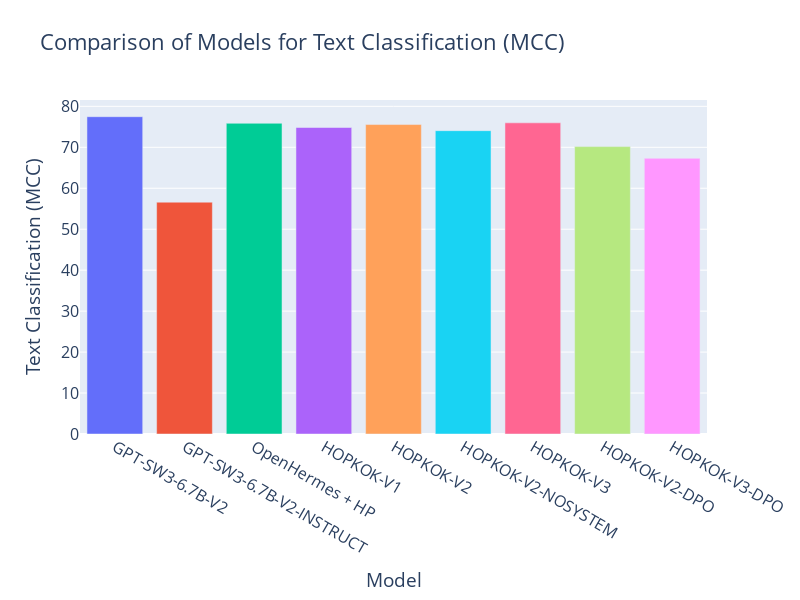
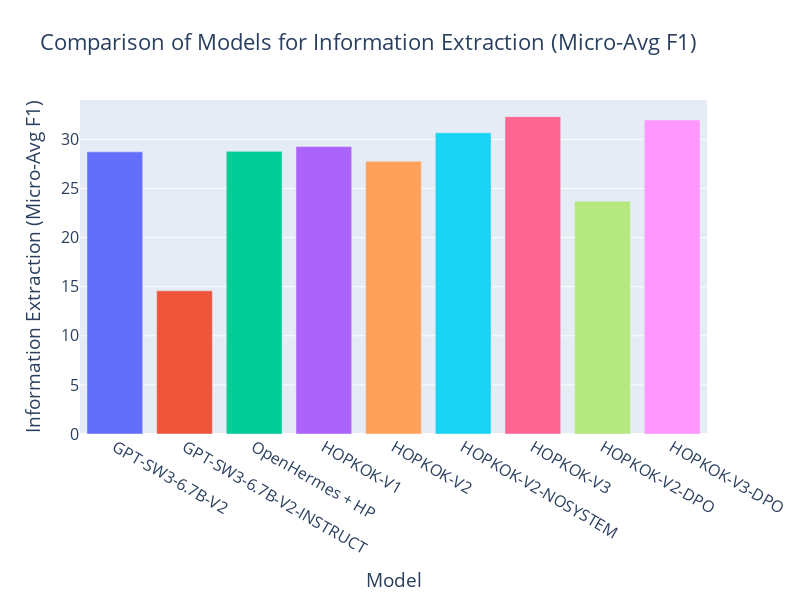
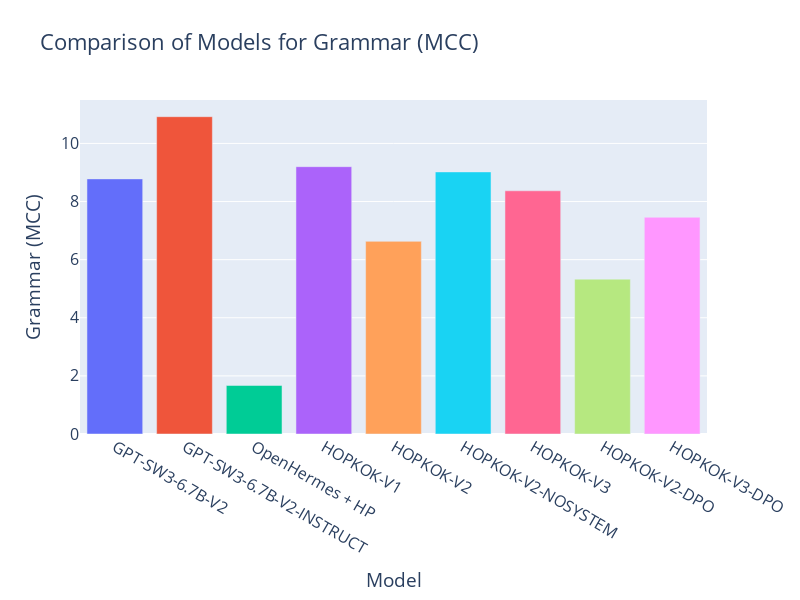
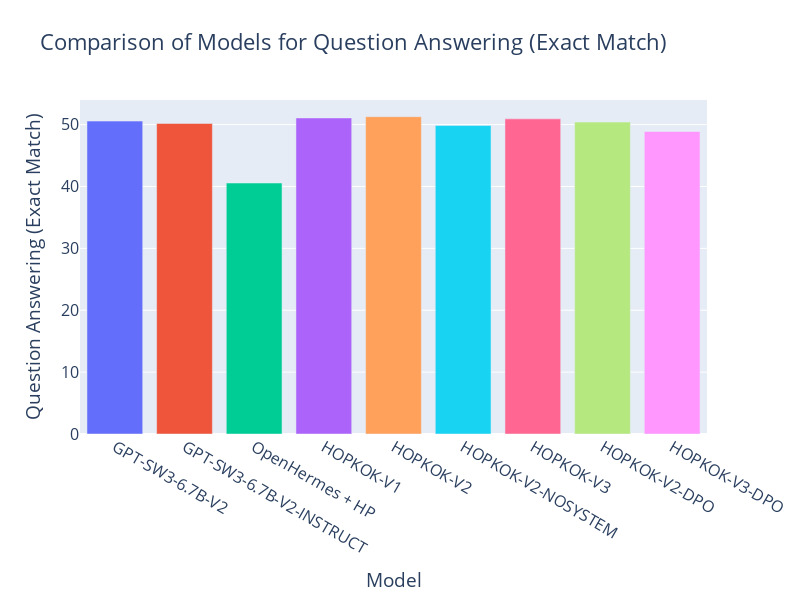

The cell these charts' notebook holds for them, in order:
### Markdown cell above
### Trying to create barcharts for ScandeVal

### Code cell
import plotly.graph_objects as go


x_list = [0, 3, 5, 7, 10, 9, 11]
list_of_models = []

for x in x_list:
    new_item = [results[x*8 + i]['Results'].values() for i in range(8)]
    new_item = [list(map(float, x)) for x in new_item]
    new_item = [x[0] for x in new_item][:-1]
    list_of_models.append(new_item)


# Define the metrics and data
metrics = ['Text Classification (MCC)', 'Information Extraction (Micro-Avg F1)', 'Grammar (MCC)', 'Question Answering (Exact Match)', 'Summarization (BERTScore)', 'Knowledge (MCC)', 'Reasoning (MCC)']


# Data for each metric
data = {
    'GPT-SW3-6.7B-V2': gptsw3_6_7b,
    'GPT-SW3-6.7B-V2-INSTRUCT': gptsw3_6_7b_instruct,
    'OpenHermes + HP': list_of_models[0],
    'HOPKOK-V1': list_of_models[1],
    'HOPKOK-V2': list_of_models[2],
    'HOPKOK-V2-NOSYSTEM': list_of_models[3],
    'HOPKOK-V3': list_of_models[4],
    'HOPKOK-V2-DPO': list_of_models[5],
    'HOPKOK-V3-DPO': list_of_models[6], 
}

# Create a bar chart for each metric
for i, metric in enumerate(metrics):
    fig = go.Figure()

    for model, values in data.items():
        fig.add_trace(go.Bar(
            x=[model],
            y=[values[i]],
            name=model
        ))

    fig.update_layout(
        title=f'Comparison of Models for {metric}',
        xaxis_title='Model',
        yaxis_title=metric,
        showlegend=False,
        width=800,
        height=600,
        font=dict(size=16),
        # margin=dict(l=80, r=80, t=100, b=80)
    )

    fig.show()

### Figure 1 — Plotly figure (JSON) as saved in the notebook; plotly's stock layout.template omitted (floating-point values rounded to 4 significant figures)
{"data": [{"name": "GPT-SW3-6.7B-V2", "type": "bar", "x": ["GPT-SW3-6.7B-V2"], "y": [77.47]}, {"name": "GPT-SW3-6.7B-V2-INSTRUCT", "type": "bar", "x": ["GPT-SW3-6.7B-V2-INSTRUCT"], "y": [56.6]}, {"name": "OpenHermes + HP", "type": "bar", "x": ["OpenHermes + HP"], "y": [75.86]}, {"name": "HOPKOK-V1", "type": "bar", "x": ["HOPKOK-V1"], "y": [74.83]}, {"name": "HOPKOK-V2", "type": "bar", "x": ["HOPKOK-V2"], "y": [75.55]}, {"name": "HOPKOK-V2-NOSYSTEM", "type": "bar", "x": ["HOPKOK-V2-NOSYSTEM"], "y": [74.06]}, {"name": "HOPKOK-V3", "type": "bar", "x": ["HOPKOK-V3"], "y": [75.97]}, {"name": "HOPKOK-V2-DPO", "type": "bar", "x": ["HOPKOK-V2-DPO"], "y": [70.17]}, {"name": "HOPKOK-V3-DPO", "type": "bar", "x": ["HOPKOK-V3-DPO"], "y": [67.31]}], "layout": {"font": {"size": 16}, "height": 600, "showlegend": false, "title": {"text": "Comparison of Models for Text Classification (MCC)"}, "width": 800, "xaxis": {"title": {"text": "Model"}}, "yaxis": {"title": {"text": "Text Classification (MCC)"}}}}

### Figure 2 — Plotly figure (JSON) as saved in the notebook; plotly's stock layout.template omitted (floating-point values rounded to 4 significant figures)
{"data": [{"name": "GPT-SW3-6.7B-V2", "type": "bar", "x": ["GPT-SW3-6.7B-V2"], "y": [28.73]}, {"name": "GPT-SW3-6.7B-V2-INSTRUCT", "type": "bar", "x": ["GPT-SW3-6.7B-V2-INSTRUCT"], "y": [14.58]}, {"name": "OpenHermes + HP", "type": "bar", "x": ["OpenHermes + HP"], "y": [28.78]}, {"name": "HOPKOK-V1", "type": "bar", "x": ["HOPKOK-V1"], "y": [29.27]}, {"name": "HOPKOK-V2", "type": "bar", "x": ["HOPKOK-V2"], "y": [27.77]}, {"name": "HOPKOK-V2-NOSYSTEM", "type": "bar", "x": ["HOPKOK-V2-NOSYSTEM"], "y": [30.67]}, {"name": "HOPKOK-V3", "type": "bar", "x": ["HOPKOK-V3"], "y": [32.31]}, {"name": "HOPKOK-V2-DPO", "type": "bar", "x": ["HOPKOK-V2-DPO"], "y": [23.71]}, {"name": "HOPKOK-V3-DPO", "type": "bar", "x": ["HOPKOK-V3-DPO"], "y": [31.97]}], "layout": {"font": {"size": 16}, "height": 600, "showlegend": false, "title": {"text": "Comparison of Models for Information Extraction (Micro-Avg F1)"}, "width": 800, "xaxis": {"title": {"text": "Model"}}, "yaxis": {"title": {"text": "Information Extraction (Micro-Avg F1)"}}}}

### Figure 3 — Plotly figure (JSON) as saved in the notebook; plotly's stock layout.template omitted (floating-point values rounded to 4 significant figures)
{"data": [{"name": "GPT-SW3-6.7B-V2", "type": "bar", "x": ["GPT-SW3-6.7B-V2"], "y": [8.78]}, {"name": "GPT-SW3-6.7B-V2-INSTRUCT", "type": "bar", "x": ["GPT-SW3-6.7B-V2-INSTRUCT"], "y": [10.92]}, {"name": "OpenHermes + HP", "type": "bar", "x": ["OpenHermes + HP"], "y": [1.67]}, {"name": "HOPKOK-V1", "type": "bar", "x": ["HOPKOK-V1"], "y": [9.2]}, {"name": "HOPKOK-V2", "type": "bar", "x": ["HOPKOK-V2"], "y": [6.63]}, {"name": "HOPKOK-V2-NOSYSTEM", "type": "bar", "x": ["HOPKOK-V2-NOSYSTEM"], "y": [9.02]}, {"name": "HOPKOK-V3", "type": "bar", "x": ["HOPKOK-V3"], "y": [8.37]}, {"name": "HOPKOK-V2-DPO", "type": "bar", "x": ["HOPKOK-V2-DPO"], "y": [5.33]}, {"name": "HOPKOK-V3-DPO", "type": "bar", "x": ["HOPKOK-V3-DPO"], "y": [7.46]}], "layout": {"font": {"size": 16}, "height": 600, "showlegend": false, "title": {"text": "Comparison of Models for Grammar (MCC)"}, "width": 800, "xaxis": {"title": {"text": "Model"}}, "yaxis": {"title": {"text": "Grammar (MCC)"}}}}

### Figure 4 — Plotly figure (JSON) as saved in the notebook; plotly's stock layout.template omitted (floating-point values rounded to 4 significant figures)
{"data": [{"name": "GPT-SW3-6.7B-V2", "type": "bar", "x": ["GPT-SW3-6.7B-V2"], "y": [50.57]}, {"name": "GPT-SW3-6.7B-V2-INSTRUCT", "type": "bar", "x": ["GPT-SW3-6.7B-V2-INSTRUCT"], "y": [50.18]}, {"name": "OpenHermes + HP", "type": "bar", "x": ["OpenHermes + HP"], "y": [40.56]}, {"name": "HOPKOK-V1", "type": "bar", "x": ["HOPKOK-V1"], "y": [51.08]}, {"name": "HOPKOK-V2", "type": "bar", "x": ["HOPKOK-V2"], "y": [51.28]}, {"name": "HOPKOK-V2-NOSYSTEM", "type": "bar", "x": ["HOPKOK-V2-NOSYSTEM"], "y": [49.86]}, {"name": "HOPKOK-V3", "type": "bar", "x": ["HOPKOK-V3"], "y": [50.93]}, {"name": "HOPKOK-V2-DPO", "type": "bar", "x": ["HOPKOK-V2-DPO"], "y": [50.42]}, {"name": "HOPKOK-V3-DPO", "type": "bar", "x": ["HOPKOK-V3-DPO"], "y": [48.9]}], "layout": {"font": {"size": 16}, "height": 600, "showlegend": false, "title": {"text": "Comparison of Models for Question Answering (Exact Match)"}, "width": 800, "xaxis": {"title": {"text": "Model"}}, "yaxis": {"title": {"text": "Question Answering (Exact Match)"}}}}
